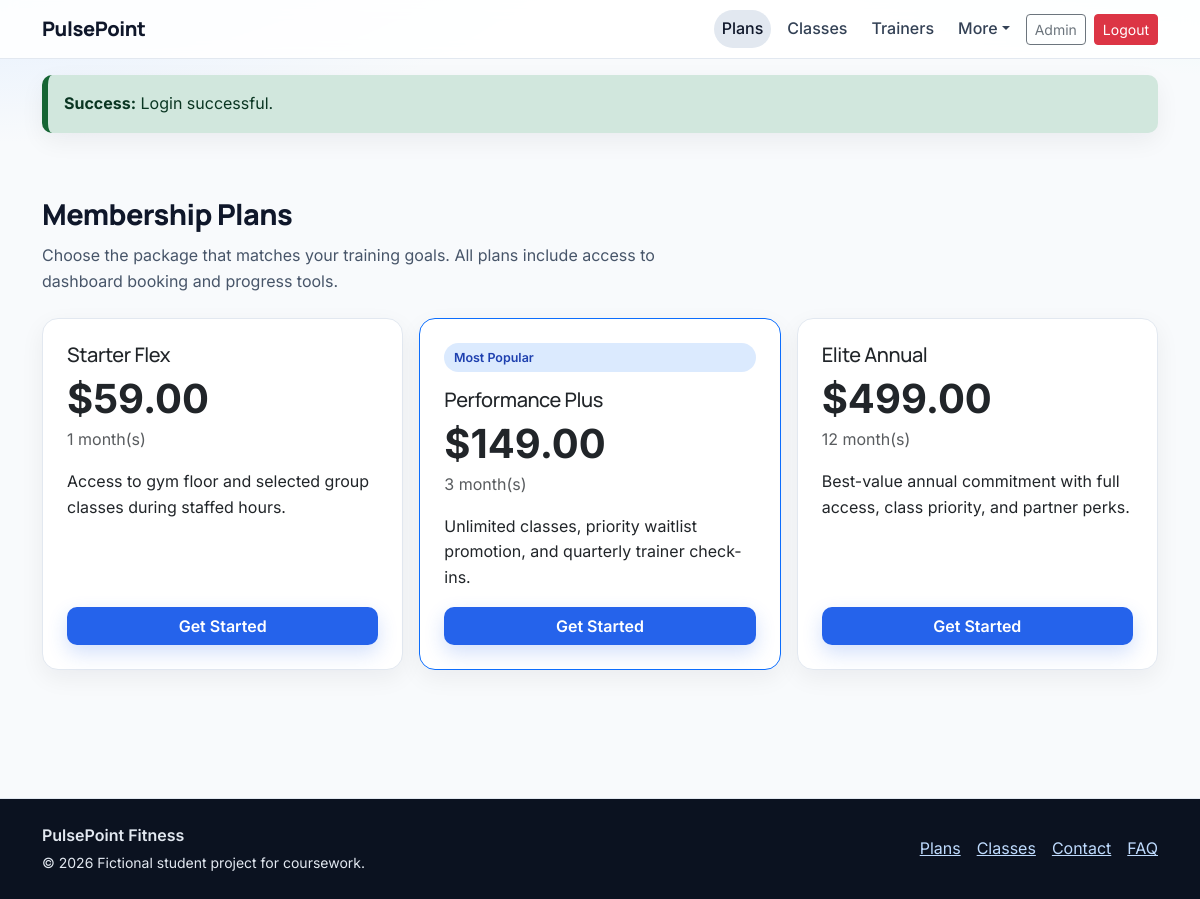
The app's page /plans (signed in) with its own data.
### tables this page shows
CREATE TABLE membership_plans (
  id INT AUTO_INCREMENT PRIMARY KEY,
  name VARCHAR(100) NOT NULL,
  price DECIMAL(10,2) NOT NULL,
  duration_months INT NOT NULL,
  description TEXT NOT NULL,
  status ENUM('active','inactive') NOT NULL DEFAULT 'active',
  created_at TIMESTAMP DEFAULT CURRENT_TIMESTAMP,
  updated_at TIMESTAMP DEFAULT CURRENT_TIMESTAMP ON UPDATE CURRENT_TIMESTAMP
);

### app/Core/helpers.php (called while the page is built, shortened)
<?php
function config(string $file): array
{
    static $cache = [];
    if (!isset($cache[$file])) {
        $cache[$file] = require __DIR__ . '/../../config/' . $file . '.php';
    }
    return $cache[$file];
}
function view(string $template, array $data = [], string $layout = 'main'): void
{
    extract($data, EXTR_SKIP);
    $viewPath = __DIR__ . '/../Views/' . $template . '.php';
    require $viewPath;
}
function e(?string $value): string
{
    return htmlspecialchars((string) $value, ENT_QUOTES, 'UTF-8');
}
function current_user(): ?array
{
    return Auth::user();
}
function is_admin(): bool
{
    $user = Auth::user();
    return $user !== null && ($user['role_name'] ?? '') === 'admin';
}

### app/Core/Controller.php (called while the page is built, shortened)
<?php
class Controller
{
    protected function render(string $view, array $data = [], string $layout = 'main'): void
    {
        view($view, $data, $layout);
    }
}

### app/Controllers/HomeController.php (called while the page is built, shortened)
<?php
class HomeController extends Controller
{
    public function plans(): void
    {
        $planModel = new MembershipPlanModel();
        $this->render('pages/plans', ['plans' => $planModel->activePlans(), 'title' => 'Membership Plans']);
    }
}

### public/index.php (called while the page is built, shortened)
<?php
require_once __DIR__ . '/../bootstrap.php';
$uri = parse_url($_SERVER['REQUEST_URI'] ?? '/', PHP_URL_PATH) ?: '/';
$method = $_SERVER['REQUEST_METHOD'] ?? 'GET';
$routes = config('routes');
$matched = null;
foreach ($routes as $route) {
    [$routeMethod, $routePath, $controllerName, $action, $middleware] = $route;
    if ($method === $routeMethod && $uri === $routePath) {
        $matched = $route;
        break;
    }
}
[, , $controllerName, $action, $middleware] = $matched;
$controller = new $controllerClass();
$controller->$action();

### app/Models/BaseModel.php (called while the page is built, shortened)
<?php
abstract class BaseModel
{
    public function __construct()
    {
        $this->db = Database::connection();
    }
}

### bootstrap.php (called while the page is built, shortened)
<?php
spl_autoload_register(function (string $class): void {
    $prefix = 'App\\';
    $baseDir = __DIR__ . '/app/';
    $relativeClass = substr($class, strlen($prefix));
    $file = $baseDir . str_replace('\\', '/', $relativeClass) . '.php';
});
require_once __DIR__ . '/app/Core/helpers.php';

### config/database.php (called while the page is built, shortened)
<?php
return [
    'host' => getenv('DB_HOST') ?: '127.0.0.1',
    'port' => (int) (getenv('DB_PORT') ?: 3306),
    'name' => getenv('DB_NAME') ?: 'pulsepoint_fitness',
    'user' => getenv('DB_USER') ?: 'root',
    'pass' => getenv('DB_PASS') ?: '',
    'charset' => 'utf8mb4',
];

### app/Core/Database.php (called while the page is built, shortened)
<?php
class Database
{
    private static ?PDO $pdo = null;
    public static function connection(): PDO
    {
        if (self::$pdo !== null) {
            return self::$pdo;
        }
        $db = config('database');
        $dsn = sprintf(
            'mysql:host=%s;port=%d;dbname=%s;charset=%s',
            $db['host'],
            $db['port'],
            $db['name'],
            $db['charset']
        );
        try {
            self::$pdo = new PDO($dsn, $db['user'], $db['pass'], [
                PDO::ATTR_ERRMODE => PDO::ERRMODE_EXCEPTION,
                PDO::ATTR_DEFAULT_FETCH_MODE => PDO::FETCH_ASSOC,
                PDO::ATTR_EMULATE_PREPARES => false,
            ]);
        } catch (PDOException $e) {
            http_response_code(500);
            error_log('Database connection failed: ' . $e->getMessage());
            $app = config('app');
            if (($app['debug'] ?? false) === true) {
                exit('Database connection failed: ' . $e->getMessage());
            }
            exit('Database connection failed.');
        }
        return self::$pdo;
    }
}

### app/Models/MembershipPlanModel.php (called while the page is built, shortened)
<?php
class MembershipPlanModel extends BaseModel
{
    public function activePlans(): array
    {
        $stmt = $this->db->prepare('SELECT * FROM membership_plans WHERE status = :status ORDER BY price ASC');
        $stmt->execute(['status' => 'active']);
        return $stmt->fetchAll();
    }
}

### app/Core/Auth.php (called while the page is built, shortened)
<?php
class Auth
{
    public static function user(): ?array
    {
        static $user = null;
        if ($user === null || (int)$user['id'] !== (int)$_SESSION['user_id']) {
            $userModel = new UserModel();
            $user = $userModel->findWithRole((int) $_SESSION['user_id']);
        }
        return $user;
    }
}

### app/Models/UserModel.php (called while the page is built, shortened)
<?php
class UserModel extends BaseModel
{
    public function findWithRole(int $id): ?array
    {
        $stmt = $this->db->prepare('SELECT u.*, r.name AS role_name FROM users u JOIN roles r ON r.id = u.role_id WHERE u.id = :id LIMIT 1');
        $stmt->execute(['id' => $id]);
        return $stmt->fetch() ?: null;
    }
}

### app/Views/pages/plans.php (the view)
<section class="container page-shell">
  <h1 class="section-title">Membership Plans</h1>
  <p class="section-subtitle">Choose the package that matches your training goals. All plans include access to dashboard booking and progress tools.</p>
  <div class="row g-3">
    <?php foreach ($plans as $index => $plan): ?>
      <div class="col-md-4">
        <article class="card h-100 <?= $index === 1 ? 'border-primary' : '' ?>">
          <div class="card-body d-flex flex-column p-4">
            <?php if ($index === 1): ?>
              <span class="badge-soft info mb-3">Most Popular</span>
            <?php endif; ?>
            <h2 class="h5 mb-2"><?= e($plan['name']) ?></h2>
            <p class="display-6 fw-bold mb-1">$<?= e(number_format((float) $plan['price'], 2)) ?></p>
            <p class="text-muted mb-3"><?= e($plan['duration_months']) ?> month(s)</p>
            <p class="flex-grow-1"><?= e($plan['description']) ?></p>
            <?php if (current_user() && !is_admin()): ?>
              <form action="/member/payments/checkout" method="post">
                <?= csrf_input() ?>
                <input type="hidden" name="plan_id" value="<?= (int)$plan['id'] ?>">
                <input type="hidden" name="payment_type" value="purchase">
                <label class="form-label small mt-1 mb-1" for="promo-<?= (int)$plan['id'] ?>">Promo Code (optional)</label>
                <input id="promo-<?= (int)$plan['id'] ?>" class="form-control form-control-sm mb-2" name="promo_code" placeholder="e.g. WELCOME10">
                <button class="btn btn-brand w-100" type="submit">Checkout</button>
              </form>
            <?php else: ?>
              <a href="/register" class="btn btn-brand w-100">Get Started</a>
            <?php endif; ?>
          </div>
        </article>
      </div>
    <?php endforeach; ?>
  </div>
</section>

### public/assets/css/styles.css (style rules this page uses)
:root { --pp-bg: #f8fafc; --pp-bg-soft: #f1f5f9; --pp-surface: #ffffff; --pp-surface-alt: #f8fafc; --pp-text: #0f172a; --pp-muted: #475569; --pp-border: #e2e8f0; --pp-primary: #2563eb; --pp-primary-strong: #1d4ed8; --pp-accent: #0f766e; --pp-danger: #b91c1c; --pp-success: #166534; --pp-warning: #854d0e; --pp-focus: #0ea5e9; --pp-shadow-1: 0 8px 24px rgba(15, 23, 42, 0.06); --pp-shadow-2: 0 16px 40px rgba(15, 23, 42, 0.1); --pp-radius-lg: 16px; --pp-radius-md: 12px; --pp-radius-sm: 10px; --pp-space-1: 0.25rem; --pp-space-2: 0.5rem; --pp-space-3: 0.75rem; --pp-space-4: 1rem; --pp-space-5: 1.5rem; --pp-space-6: 2rem; --pp-space-7: 3rem; --pp-space-8: 4rem; }
* { box-sizing: border-box; }
html { font-size: 16px; scroll-behavior: smooth; }
body { font-family: "Inter", "Segoe UI", Tahoma, sans-serif; color: var(--pp-text); line-height: 1.6; background: radial-gradient(1000px 360px at -5% -10%, #dbeafe 0%, transparent 65%), radial-gradient(1000px 400px at 110% -20%, #ccfbf1 0%, transparent 65%), var(--pp-bg); }
h1, h2, h3, h4, h5, h6, .section-title, .navbar-brand { font-family: "Manrope", "Segoe UI", Tahoma, sans-serif; letter-spacing: -0.02em; }
a { color: var(--pp-primary-strong); }
.page-shell { padding-block: var(--pp-space-7); }
.section-title { font-size: clamp(1.55rem, 2.4vw, 2.3rem); font-weight: 800; margin-bottom: var(--pp-space-3); }
.section-subtitle { color: var(--pp-muted); max-width: 62ch; margin-bottom: var(--pp-space-5); }
.btn-brand { background: var(--pp-primary); color: #fff; border: 1px solid transparent; border-radius: var(--pp-radius-sm); box-shadow: 0 8px 20px rgba(37, 99, 235, 0.2); font-weight: 600; }
.card, .surface-card { border-radius: var(--pp-radius-lg); border: 1px solid var(--pp-border); box-shadow: var(--pp-shadow-1); background: var(--pp-surface); }
.badge-soft { display: inline-block; padding: 0.28rem 0.6rem; border-radius: 999px; font-size: 0.78rem; font-weight: 600; }
.badge-soft.info { background: #dbeafe; color: #1e40af; }
.pp-fade-in { animation: ppFadeIn 260ms ease-out; }

### records on screen
membership_plans: name "Starter Flex", price "59.00", duration_months "1", description "Access to gym floor and selected group classes during staffed hours."
membership_plans: shows "Most Popular", name "Performance Plus", price "149.00", duration_months "3", description "Unlimited classes, priority waitlist promotion, and quarterly trainer check-ins."
membership_plans: name "Elite Annual", price "499.00", duration_months "12", description "Best-value annual commitment with full access, class priority, and partner perks."

### other values on screen
$msg "Login successful."
